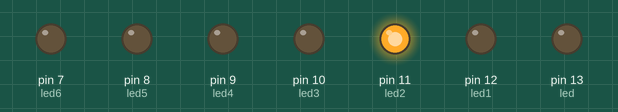
The sketch below on a simulated Arduino Uno, built with avr-gcc and run on an emulated ATmega328P. Parts: output pins drawn as LEDs (lit = HIGH).

Above: at 0.5 s.
At 1.5 s:
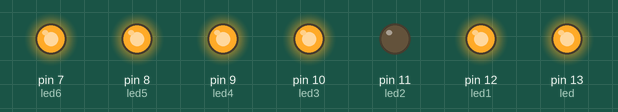
At 2.5 s:
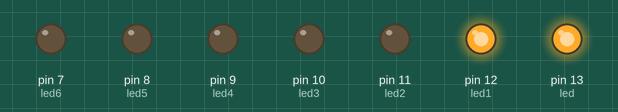
At 3.5 s:
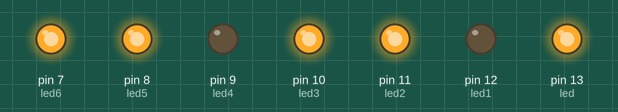
At 4.5 s:
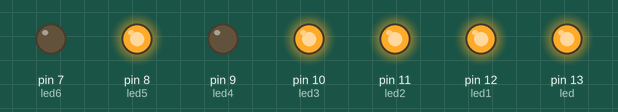
Timing chart, 0 to 6.5 s (numbered marks = the images above):
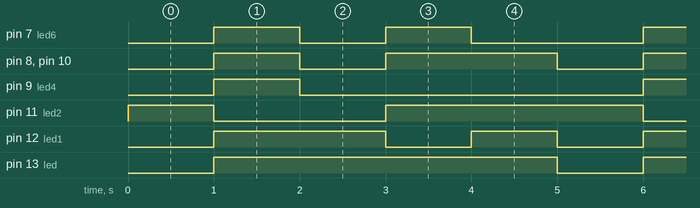

Measured:
- by itself, pin 7 (led6): repeats every 5.0 s: LOW 1.0 s, HIGH 1.0 s, LOW 2.0 s, HIGH 1.0 s
- by itself, pin 8 (led5), pin 10 (led3): repeats every 5.0 s: LOW 1.0 s, HIGH 2.0 s, LOW 1.0 s, HIGH 1.0 s
- by itself, pin 9 (led4): alternates HIGH for 1.0 s and LOW for 4.0 s
- by itself, pin 11 (led2): repeats every 5.0 s: LOW 2.0 s, HIGH 3.0 s
- by itself, pin 12 (led1): repeats every 5.0 s: LOW 1.0 s, HIGH 1.0 s, LOW 1.0 s, HIGH 2.0 s
- by itself, pin 13 (led): alternates HIGH for 4.0 s and LOW for 1.0 s

The sketch:

catodoComun.ino
```cpp
int led = 13;
int led1 = 12;
int led2 = 11;
int led3 = 10;
int led4 = 9;
int led5 = 8;
int led6 = 7;


void setup() {
  pinMode(led, OUTPUT);
  pinMode(led1, OUTPUT);
  pinMode(led2, OUTPUT);
  pinMode(led3, OUTPUT);
  pinMode(led4, OUTPUT);
  pinMode(led5, OUTPUT);
  pinMode(led6, OUTPUT);
}


void loop() {
digitalWrite(led, LOW);
digitalWrite(led1, LOW);
digitalWrite(led2, LOW);
digitalWrite(led3, LOW);
digitalWrite(led4, LOW);
digitalWrite(led5, LOW);
digitalWrite(led6, LOW);

digitalWrite(led2, HIGH);
delay(1000);

//numero cero
digitalWrite(led2, LOW);
digitalWrite(led, HIGH);
digitalWrite(led1, HIGH);
digitalWrite(led3, HIGH);
digitalWrite(led4, HIGH);
digitalWrite(led5, HIGH);
digitalWrite(led6, HIGH);
delay(1000);

 //numero uno
digitalWrite(led3, LOW);
digitalWrite(led4, LOW);
digitalWrite(led5, LOW);
digitalWrite(led6, LOW);
delay(1000);

//numero dos
digitalWrite(led1, LOW);
digitalWrite(led2, HIGH);
digitalWrite(led3, HIGH);
digitalWrite(led4, LOW);
digitalWrite(led5, HIGH);
digitalWrite(led6, HIGH);
delay(1000);

//numero tres
digitalWrite(led1, HIGH);
digitalWrite(led6, LOW);
delay(1000);

}
```
